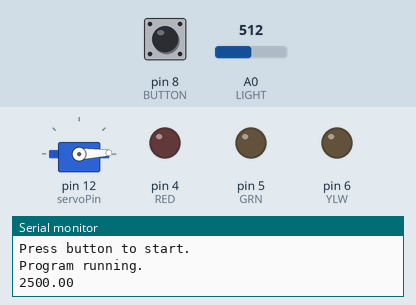
A sketch run on a simulated Arduino Uno, built with avr-gcc and run on an emulated ATmega328P. Shown: servo, output pins drawn as LEDs (lit = HIGH), the last lines printed to the serial monitor. The inputs (shaded band) are chosen by the test bench; at power-on: pin 8 (BUTTON) HIGH, A0 (LIGHT) = 512.

Above: at 1.8 s.
At 8.41 s:
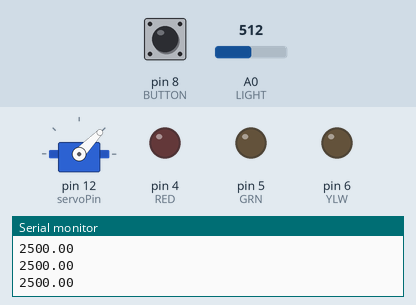
At 15.03 s:
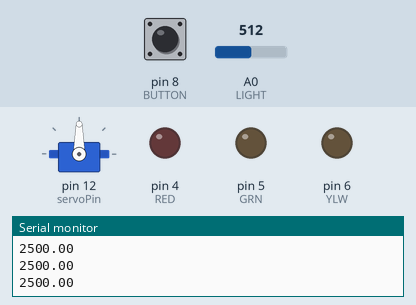
At 28.26 s:
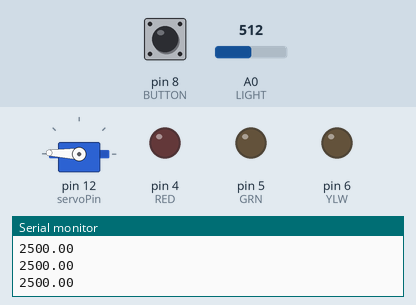
Timing chart, 0 to 29.9 s (numbered marks = the images above):
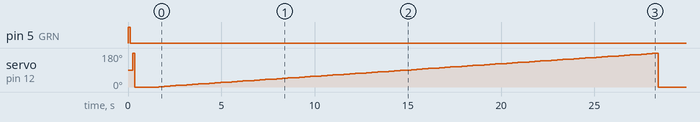

Measured:
- by itself, servo on pin 12 (servoPin): ramps from 0° to 180° and jumps back, once every 28.1 s

The sketch:

M452Lab5Search.ino
```cpp
/********************************************************************
  M452Lab7Plot (v1.8)
  Original by B. Surgenor, 23/10/2020 (based on Lab5SharpPlot)
  - 500 point limit and red LED at end, as recommended from Lab#3
  Modified by Connor Russo, Joshua Chan, 2024/03/11
  - Move servo motor to sweep for light

  Reads Photoresistor voltage continuously and plots 500 points


  Program ready, green LED flashing
  Button press to start, yellow LED on when reading
  Flashes red after 500 points plotted
  Reset button to repeat (or close and open serial plotter)
*********************************************************************/

// Pin Assignments
int RED = 4;         //red LED Pin
int GRN = 5;         //green LED Pin
int YLW = 6;         //yellow LED Pin
int BUTTON = 8;      //push button

int LIGHT = A0;     //photoresistor pin (can't be lowercase a0)

int servoPin = 12;
int servoAngle; //angle of the servo roughly 0-180
int pulseWidth;
#include <Servo.h>
Servo myservo;

//global variables
float result;          //A to D value from photoresistor
float mvresult;        //millivolt value for photoresistor
unsigned long time;
unsigned long start;
unsigned long time_start;
// Setup Routine
void setup()
{

  pinMode(servoPin, OUTPUT);
  // initialize led pins as outputs.
  pinMode(GRN, OUTPUT);
  pinMode(YLW, OUTPUT);
  pinMode(RED, OUTPUT);

  //initialize pins as inputs
  pinMode(BUTTON, INPUT);
  pinMode(LIGHT, INPUT);

  //initialize serial printout
  Serial.begin(9600);
  Serial.println(2400);            // set desired max vertical scale
  Serial.println(0);

  //Program Initalization
  Serial.println("Program loaded.");
  Serial.println("Press button to start.");

  //initialize servo and define pin
  myservo.attach(servoPin);

  do {
    toggleLED(GRN);         // Green LED flashing
    myservo.write(180);
    delay(100);
    myservo.write(0);
  }while(digitalRead(BUTTON)== LOW);
    Serial.println("Program running.");
  delay(1000); // give user chance to get ready before plotting starts after button press
  time_start = millis();
}

// Main Loop
void loop() {
  int max_light;
  int max_ang;
    for(int ang = 0; ang < 180; ang += 2){
      myservo.write(ang);
      delay(300);
      result = analogRead(LIGHT);               //read the value of photoresistor
      mvresult = map(result, 0, 1024, 0, 5000);
      Serial.println(mvresult);
      if(mvresult>max_light){
        max_light=mvresult;
        max_ang = ang;
    }
    }
    do{
    myservo.write(max_ang);
    result = analogRead(LIGHT);               //read the value of photoresistor
    mvresult = map(result, 0, 1024, 0, 5000);
    Serial.println(mvresult);
    }while(-1);

}

//********** FUNCTIONS (subroutines) **************

//Turn on a single LED, and all other off
void turnOnLED(int COLOUR){
  digitalWrite(GRN, LOW);
  digitalWrite(YLW, LOW);
  digitalWrite(RED, LOW);
  digitalWrite(COLOUR, HIGH);
}

//Toggle an LED on/off
void toggleLED(int colour){
  digitalWrite(colour, HIGH);
  delay(125);
  digitalWrite(colour, LOW);
  delay(125);
}

// Turn servomotor by pulse width
void servoPulse(int servoPin, int myAngle)
{
  int pulseWidth = (myAngle * 10) + 275;
  digitalWrite(servoPin, HIGH);         //set servo high
  delayMicroseconds(pulseWidth);        //microsecond pause
  digitalWrite(servoPin, LOW);
  }      //set servo low
```
